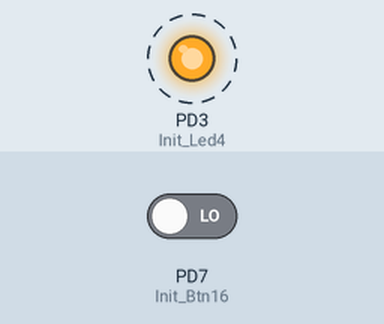
A program run on a simulated ATmega32, built with avr-gcc and emulated at 1 MHz. Shown: output pins drawn as LEDs (lit = HIGH). Dashed ring = blinking. Inputs (shaded band) come from the test bench; at power-on: PD7 (Init_Btn16) LOW.

Above: at 0.2 s.
Timing chart, 0 to 3.0 s (numbered marks = the images above):
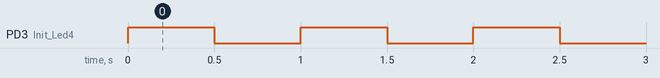

Measured:
- by itself, PD3 (Init_Led4): alternates HIGH for 0.50 s and LOW for 0.50 s

The program:

LED_BTN.c
```c
/*
 * LED_BTN.c
 *
 * Created: 4/20/2015 1:08:43 AM
 *  Author: Mohamed
 */

/*	In our Application we have :
								Led_4 -> Port D pin 3
								Button_16 -> Port D Pin 7
*/

//--------------------------- Includes Files --------------------------------------------------------->
#include <avr/io.h> //
#include "My_Kit.h" //This is my file... of Layer ().
#include <util/delay.h> //File include Delay Functions.
/**
NOTE : To USE Delay Methods you must set The F_CPU -> The Frequancy of the CPU (Crystal) by #Define
**/

//------------------------------------The Main FUNCTION ---------------------------------------------->
int main(void)
{
	//////////////// The INITIALIZATION ////////////////////////////////////
	Init_Led4;
	Init_Btn16;
	/////////////// THE MAIN CODE //////////////////////////////////////////
    while(1)
    {
		if (Btn16_Is_Pressed)
		{
			Led4_On;
			_delay_ms(500);
			Led4_Off;
			_delay_ms(500);
		}
		else
		{
			Led4_Off;
		}
    }
}
```

My_Kit.h
```c
/*
 * My_Kit.h
 *
 * Created: 4/20/2015 1:59:43 AM
 *  Author: Mohamed
 */


#ifndef MY_KIT_H_
#define MY_KIT_H_
////// #Defines for External files.
#define F_CPU 1000000ul // 1 mega H frequency

/////  #Defines for My code.
#define Pin_Set(Port, Num) Port |= (1<<Num)
#define Pin_Clr(Port, Num) Port &= ~(1<<Num)

#define Init_Btn16 Pin_Clr(DDRD, 7)
#define Init_Led4 Pin_Set(DDRD, 3);\
								Pin_Clr(PORTD, 3)

#define Led4_On Pin_Set(PORTD, 3)
#define Led4_Off Pin_Clr(PORTD, 3)
#define Btn16_Is_Pressed (!(PIND & (1<<7)))


#endif /* MY_KIT_H_ */
```
